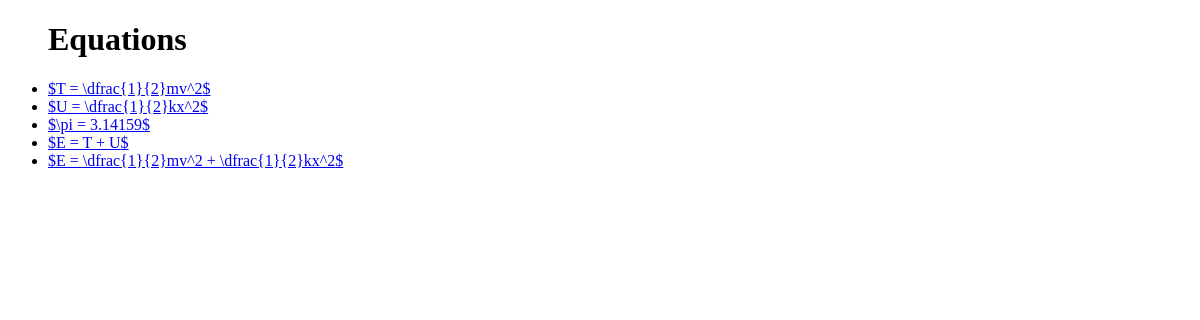
The app's page /per/equations/, older data.
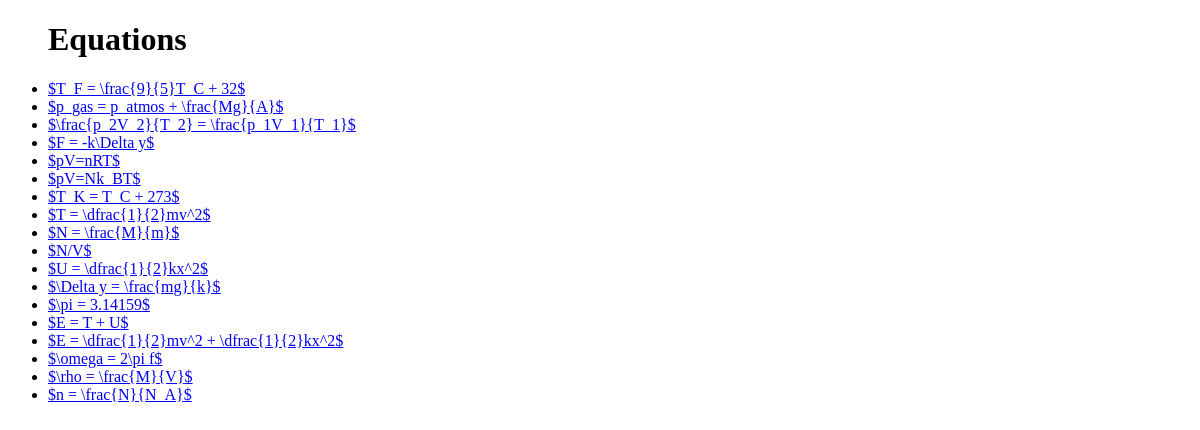
The same page, newer data.
### per/models.py (models this page shows, shortened)
class Equation(models.Model):
    latex = models.CharField(max_length=500)
    name = models.CharField(max_length=150)
    class Meta:
    	ordering = ('name',)

### per/views.py (the view)
# urls.py: url(r'^equations/(?P<per_id>\d+)/$', views.eqnDetail, name='eqnDetail'),
def equations(request):
    eqn_list = Equation.objects.order_by('name')
    context = {'eqn_list': eqn_list}
    return render(request, 'per/equations.html', context)

### per/templates/per/equations.html (shortened to what this page needs)
<!DOCTYPE html>
<html>
	<head>
	{% load staticfiles %}
	</head>
	<body>
		{% if eqn_list %}
    		<ul>
    		<h1>Equations</h1>
    		{% for eqn in eqn_list %}
        		<li><a href="{% url 'eqnDetail' eqn.id %}">${{ eqn.latex }}$</a></li>
		    {% endfor %}
    		</ul>
		{% else %}
    		<p>No symbols are available.</p>
		{% endif %}
	</body>
</html>

Row changes from the older to the newer data that the page shows:
added Equation: latex "T_F = \\frac{9}{5}T_C + 32"
added Equation: latex "p_gas = p_atmos + \\frac{Mg}{A}"
added Equation: latex "\\frac{p_2V_2}{T_2} = \\frac{p_1V_1}{T_1}"
added Equation: latex "F = -k\\Delta y"
added Equation: latex "pV=nRT"
added Equation: latex "pV=Nk_BT"
added Equation: latex "T_K = T_C + 273"
added Equation: latex "N = \\frac{M}{m}"
added Equation: latex "N/V"
added Equation: latex "\\Delta y = \\frac{mg}{k}"
added Equation: latex "\\omega = 2\\pi f"
added Equation: latex "\\rho = \\frac{M}{V}"
added Equation: latex "n = \\frac{N}{N_A}"
